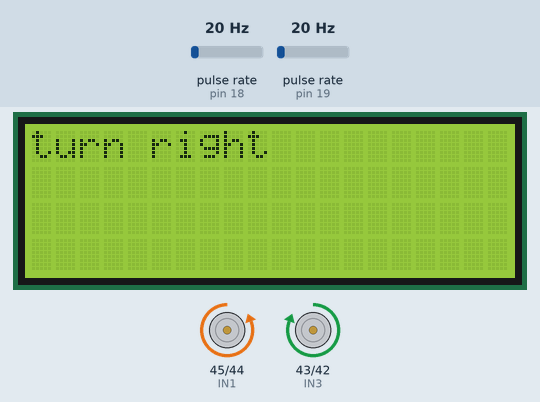
A sketch run on a simulated Arduino Mega 2560, built with avr-gcc and run on an emulated ATmega2560. Shown: 20×4 character LCD, motor-driver pin pairs drawn as motors (green arrow = first pin HIGH = forward, orange = second pin HIGH = backward, longer = more drive, scaled by the enable pin). Wiring (inferred from the names in the program): 2 × pulse sensor: data pin 18 / data pin 19. The test bench sets the inputs (shaded band); at power-on: pulse rate (sensors on pin 18, pin 19) 20 Hz.

Above: at 3.7 s.
3.8 s: pulse rate (sensor on pin 18) set to 63 Hz
6.8 s: pulse rate (sensor on pin 18) set to 69 Hz
At 7.7 s:
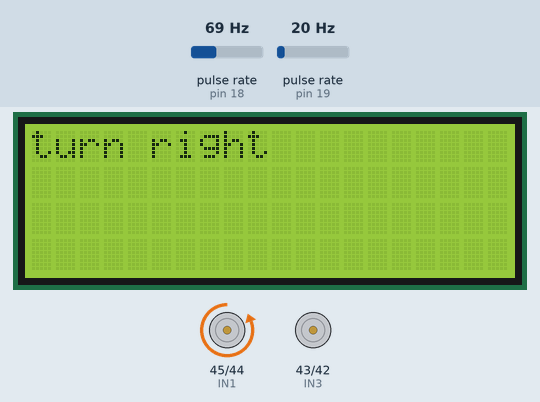
8.4 s: pulse rate (sensor on pin 19) set to 32 Hz
11.4 s: pulse rate (sensor on pin 19) set to 38 Hz
At 13.0 s:
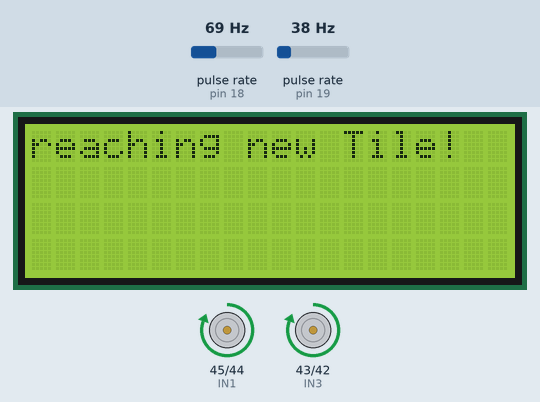
14.1 s: pulse rate (sensor on pin 18) set to 98 Hz
17.1 s: pulse rate (sensor on pin 18) set to 102 Hz
At 23.9 s:
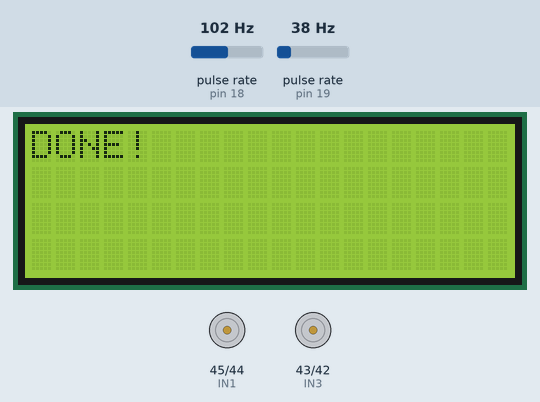
Timing chart, 0 to 24.7 s (numbered marks = the images above; inputs shaded):
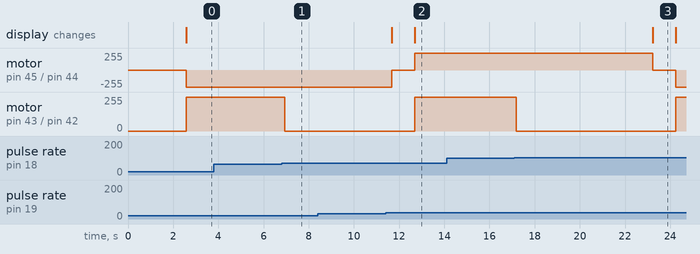

Measured:
- the behaviour switches between 66 and 67 Hz on pulse rate (sensor on pin 18) (found by bisection; images 0 and 1)
- the behaviour switches between 35 and 36 Hz on pulse rate (sensor on pin 19) (found by bisection; images 1 and 2)
- the behaviour switches between 101 and 102 Hz on pulse rate (sensor on pin 18) (found by bisection; images 2 and 3)
- after the input at 3.8 s, every drawn part: stays the same
- after the input at 8.4 s, every drawn part: stays the same
- after the input at 14.1 s, every drawn part: stays the same

The sketch:

EncoderSquare.ino
```cpp
// Dieser Code soll den Roboter immer ein Feld forwärts
// fahren lassen und dann um 90° nach rechts drehen
// Dies soll dazu dienen, die Encoder Werte besser fest-
// stellen zu können!

// geschrieben am 13.1.18

#include "Vars.h"
#include "Engine.h"

#include <LiquidCrystal_I2C.h>

volatile int encoderLeft = 0;
volatile int encoderRight = 0;

LiquidCrystal_I2C lcd(LCDAddress, LCDCols, LCDRows);


void setup() {
  lcd.init();
  lcd.backlight();
  lcd.print("Starting up");

  pinMode(ena, OUTPUT);
  pinMode(enb, OUTPUT);
  pinMode(IN1, OUTPUT);
  pinMode(IN2, OUTPUT);
  pinMode(IN3, OUTPUT);
  pinMode(IN4, OUTPUT);
  attachInterrupt(digitalPinToInterrupt(TACHO0), countL, CHANGE);
  attachInterrupt(digitalPinToInterrupt(TACHO1), countR, CHANGE);

  engineForward();
  delay(2500);
}

void loop() {
  turn(RIGHT);
  engineStop();
  lcd.clear();
  lcd.print("DONE!");
  delay(1000);
  moveTileForward();
  engineStop();
  lcd.clear();
  lcd.print("DONE!");
  delay(1000);
}


void resetEncoder() {
  encoderLeft = 0;
  encoderRight = 0;
}


void moveTileForward() {
  lcd.clear();
  lcd.print("reaching new Tile!");
  resetEncoder();
  while (encoderLeft < leftMoveGoal || encoderRight < rightMoveGoal) {
    if (encoderLeft < leftMoveGoal) {
      engineLeftForward();
      digitalWrite(ena, HIGHSPEED);
    } else {
      engineLeftStop();
    }
    if (encoderRight < rightMoveGoal) {
      engineRightForward();
      digitalWrite(enb, HIGHSPEED);
    }
    else {
      engineRightStop();
    }
  }
}


void turn(int dir) {
  lcd.clear();
  String s = "turn ";
  if (dir == RIGHT) {
    s += "right";
  } else {
    s += "left";
  }
  lcd.print(s);

  resetEncoder();
  if (dir == RIGHT) {
    while (encoderLeft < leftTurnGoal || encoderRight < rightTurnGoal) {

      if (encoderLeft < leftTurnGoal) {
        engineLeftForward();
        digitalWrite(enb, HIGHSPEED);
      } else {
        engineLeftStop();
      }

      if (encoderRight < rightTurnGoal) {
        engineRightBackward();
        digitalWrite(ena, HIGHSPEED);
      } else {
        engineRightStop();
      }
    }
  } else if (dir == LEFT) {
    while (encoderLeft < leftTurnGoal || encoderRight < rightTurnGoal) {

      if (encoderLeft < leftTurnGoal) {
        engineLeftBackward();
        digitalWrite(enb, HIGHSPEED);
      } else {
        engineLeftStop();
      }

      if (encoderRight < rightTurnGoal) {
        engineRightForward();
        digitalWrite(ena, HIGHSPEED);
      } else {
        engineRightStop();
      }
    }
engineStop();
    lcd.clear();
    lcd.print("DONE!");
    delay(1000);
  }
}

void countL() {
  encoderLeft++;
}

void countR() {
  encoderRight++;
}
```

Engine.cpp
```cpp
#include "Engine.h"

void engineForward() {
  engineLeftForward();
  engineRightForward();
}

void engineBackward() {
  engineLeftBackward();
  engineRightBackward();
}

void engineRightForward() {
  digitalWrite(IN1, HIGH);
  digitalWrite(IN2, LOW);
}

void engineLeftForward() {
  digitalWrite(IN3, HIGH);
  digitalWrite(IN4, LOW);
}

void engineRightBackward() {
  digitalWrite(IN1, LOW);
  digitalWrite(IN2, HIGH);
}

void engineLeftBackward() {
  digitalWrite(IN3, LOW);
  digitalWrite(IN4, HIGH);
}

void engineLeftStop(){
  digitalWrite(IN3, LOW);
  digitalWrite(IN4, LOW);
  digitalWrite(enb, OFF);
  }

void engineRightStop(){
  digitalWrite(IN1, LOW);
  digitalWrite(IN2, LOW);
  digitalWrite(ena, OFF);
  }

  void engineStop(){
    engineLeftStop();
    engineRightStop();
    }
```

Engine.h
```cpp
#include "Arduino.h"
#include "Vars.h"


extern void engineForward();
extern void engineBackward();
extern void engineLeftForward();
extern void engineRightForward();
extern void engineLeftBackward();
extern void engineRightBackward();
extern void engineLeftStop();
extern void engineRightStop();
extern void engineStop();
```

Util.cpp
```cpp
#include "Util.h"
```

Util.h
```cpp
#include "Arduino.h"
#include "Vars.h"
```

Vars.h
```cpp
#include "Arduino.h"
#define ena 9 //Rechter Motor
#define enb 8
#define IN1 45
#define IN2 44
#define IN3 43
#define IN4 42

#define TACHO0 18
#define TACHO1 19
#define TACHO2 2
#define TACHO3 3

//Address of the LCD
#define LCDAddress 0x20
#define LCDCols 20
#define LCDRows 4

#define LEFT 0
#define RIGHT 1

#define leftTurnGoal 445
#define rightTurnGoal 445

#define rightMoveGoal 800
#define leftMoveGoal 800

#define HIGHSPEED 255
#define MIDDLESPEED 170
#define LOWSPEED 80
#define OFF 0
```
